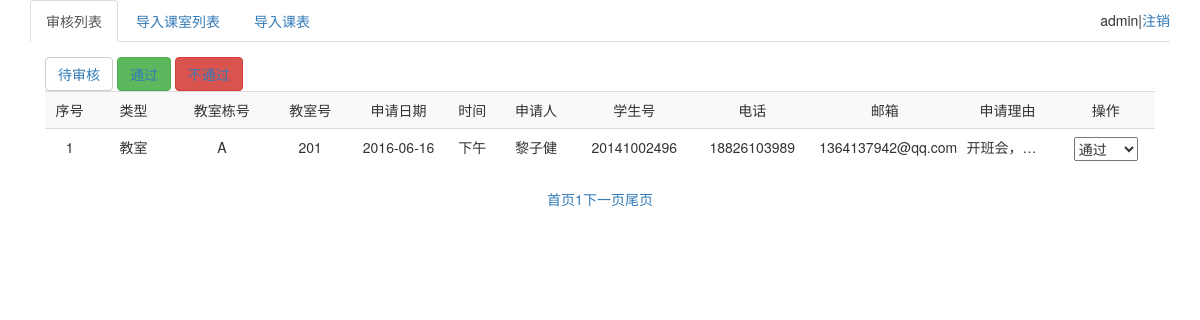
/admin/management.php?flag=2 (signed in), run on the app's committed database.
### tables this page shows
CREATE TABLE `order` (
  `id` int(11) NOT NULL AUTO_INCREMENT,
  `class_id` int(11) NOT NULL,
  `date` date NOT NULL COMMENT '申请日期',
  `time` varchar(16) NOT NULL COMMENT '时间，上午，下午，晚上',
  `name` varchar(16) NOT NULL COMMENT '申请人',
  `num` varchar(11) NOT NULL COMMENT '学生号',
  `phone` varchar(11) NOT NULL,
  `email` varchar(26) NOT NULL,
  `check` tinyint(1) DEFAULT '1' COMMENT '审核意见，1为审核中，2为通过，3为不通过',
  `reason` varchar(200) DEFAULT NULL COMMENT '申请理由',
  PRIMARY KEY (`id`)
);

CREATE TABLE `class` (
  `id` int(11) NOT NULL AUTO_INCREMENT,
  `building` varchar(2) NOT NULL COMMENT '栋',
  `room` varchar(3) NOT NULL COMMENT '课室号',
  `size` tinyint(1) NOT NULL COMMENT '容纳人数,1:50人，2：100人，3：150人',
  `type` tinyint(1) NOT NULL COMMENT '1:实验室，2：课室',
  `usage` varchar(16) NOT NULL,
  PRIMARY KEY (`id`)
);

### Mysql.class.php (called while the page is built, shortened)
<?php
class Mysql {
    public function query($sql) {
        $re = mysql_query($sql) or die(mysql_error());
        return $re;
    }
    public function getAll($sql) {
        $list = array();
        $rs = $this->query($sql);
        while($row = mysql_fetch_assoc($rs)) {
            $list[] = $row;
        }
        return $list;
    }
    public function getRow($sql) {
        $rs = $this->query($sql);
        return mysql_fetch_assoc($rs);
    }
}

### Page.class.php (called while the page is built, shortened)
<?php
class Page{
    private $pageNum;
    private $result;
    public function __construct($Mysql,$all,$perpage,$eachPage){
        $arr = $Mysql->getRow($all);
        $this->totalPageNum = $arr['total_num'];
        $this->pageNum = ceil($this->totalPageNum / $perpage);
        $this->result = $class = $Mysql->getAll($eachPage);
    }
    public function getPage(){
        return array(
            "result" => $this->result,
            "pageNum" => $this->pageNum
        );
    }
}

### admin/management.php (the view, shortened to what this page needs)
<!DOCTYPE html>
<?php
if(!(isset($_SESSION['admin']) && !empty($_SESSION['admin']))){
    header('location:login.html');
    exit;
}else{
    include "../Mysql.class.php";
    $Mysql = new Mysql();
}
?>
<html>
<head lang="en">
    <link rel="stylesheet" href="../css/bootstrap.min.css"/>
    <link rel="stylesheet" href="../css/management.css"/>
</head>
<body>
<div class="container">
    <div>
        <ul class="nav nav-tabs">
            <li role="presentation" class="active"><a href="management.php">审核列表</a></li>
            <li role="presentation"><a href="classList.php">导入课室列表</a></li>
            <li role="presentation"><a href="course.php">导入课表</a></li>
            <li class="user">
                <?php echo $_SESSION['admin']; ?>|<span><a href="loginout.php">注销</a></span>
            </li>
        </ul>
    </div>
    <div class="modal-body">
        <button type="button" class="btn btn-default"><a href="management.php?flag=1">待审核</a></button>
        <button type="button" class="btn btn-success"><a href="management.php?flag=2">通过</a></button>
        <button type="button" class="btn btn-danger"><a href="management.php?flag=3">不通过</a></button>
        <table class="table table-hover table-striped" style="table-layout:fixed;text-align: center">
            <tr>
                <td width="5%">序号</td>
                <td width="8%">类型</td>
                <td width="10%">教室栋号</td>
                <td width="8%">教室号</td>
                <td width="10%">申请日期</td>
                <td width="5%">时间</td>
                <td width="8%">申请人</td>
                <td width="12%">学生号</td>
                <td width="12%">电话</td>
                <td width="15%">邮箱</td>
                <td width="10%">申请理由</td>
                <td width="10%">操作</td>
            </tr>
            <?php
            include "../Page.class.php";
            if(isset($_GET['flag']) && !empty($_GET['flag'])){
                $flag = $_GET['flag'];
            }else{
                $flag = 1;
            }
            $all = "select count(id) as total_num from `order` where `check` = ".$flag;
            $perpage = 10;
            if (isset($_GET['page']) && !empty($_GET['page'])) {
                $curPage = $_GET['page'];
                $page = ($_GET['page'] - 1) * $perpage;
            } else {
                $page = $curPage = 0;
            }
            $eachPage = "select *,order.id as order_id from `order` join class on class.id = order.class_id where `check` = ".$flag." order by date,time desc limit " . $page . "," . $perpage;
            $Page = new Page($Mysql,$all,$perpage,$eachPage);
            $pageList = $Page->getPage();
            $i = 1;
            foreach ($pageList['result'] as $v) {
                echo "<tr>";
                echo "<td width='5%'>" . $i++ . "<input type='text' hidden='hidden' class='id' name='id' value='".$v['order_id']."'></td>";
                echo "<td width='10%' class='type'>";
                switch($v['type']){
                    case 1: echo "教室";break;
                }
                echo "</td>";
                echo "<td class='building'>" . $v['building'] . "</td>";
                echo "<td class='room'>" . $v['room'] . "</td>";
                echo "<td class='date'>" . $v['date'] . "</td>";
                echo "<td class='time'>" . $v['time'] . "</td>";
                echo "<td class='name'>" . $v['name'] . "</td>";
                echo "<td>" . $v['num'] . "</td>";
                echo "<td>" . $v['phone'] . "</td>";
                echo "<td class='email'>" . $v['email'] . "</td>";
                echo "<td class='reason' onmouseover='showReason(this,event)' onmouseout='hideReason(this)'>" . $v['reason'] . "<textarea class='reason_de'>".$v['reason']."</textarea></td>";
                echo "<td><select name='check'>";
                switch($v['check']){
                    case 2 : echo "<option value='1'>待审核</option><option value='2' selected>通过</option><option value='3'>不通过</option>";
                        break;
                }
                echo "</select></td>";
                echo "</tr>";
            }
            ?>
        </table>
        <?php
        echo "<div class='page'>";
        echo "<a href='management.php?page=1'>首页</a>";
        for ($i = ($curPage - 2) <= 0 ? 1 : ($curPage - 2); $i <= (($curPage+2) >= $pageList['pageNum'] ? $pageList['pageNum'] : ($curPage+2)); $i++) {
            echo "<a href='management.php?page=" . $i . "'>" . $i . "</a>";
        }
        if ($curPage != $pageList['pageNum']) {
            echo "<a href='management.php?page=" . ($curPage + 1) . "'>下一页</a>";
        }
        echo "<a href='management.php?page=" . $pageList['pageNum'] . "'>尾页</a>";
        echo "</div>";
            ?>
    </div>
</div>
</body>
</html>

### admin/management.php (style rules this page uses)
.nav .user { line-height: 40px; float: right; }
.nav .user span { cursor: pointer; }
.page { text-align: center; }
.reason { overflow:hidden; text-overflow:ellipsis; white-space:nowrap; cursor: default; }

### data on the page
order: class.building "A", class.room "201", date "2016-06-16", time "下午", name "黎子健", num "20141002496", phone "18826103989", email "1364137942@qq.com", reason "开班会，…", check "通过"

### other printed values
$_SESSION['admin'] "admin"
